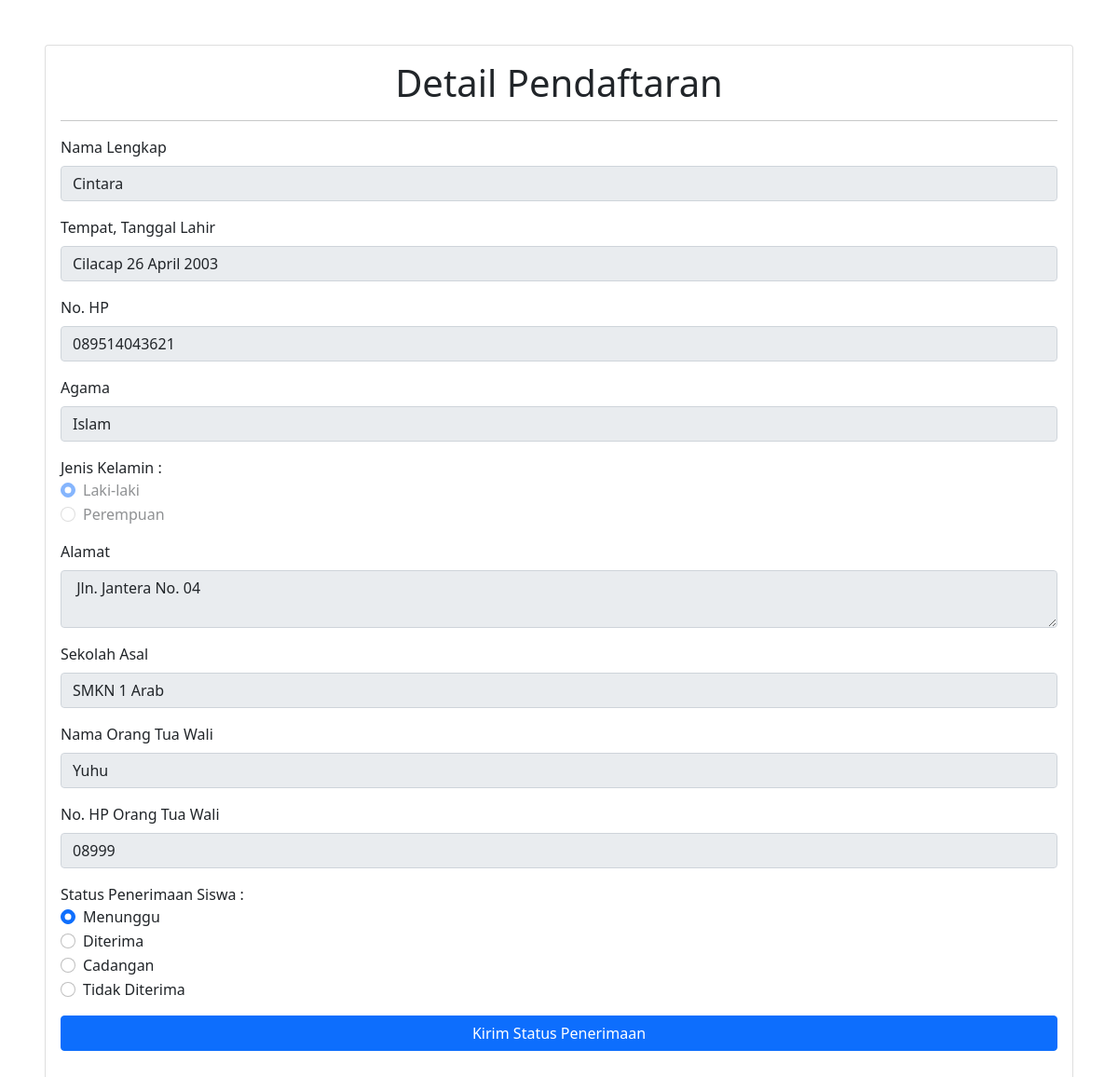
The app's page /detailpendaftaran.php/2 (signed in) with its own data.
### tables this page shows
CREATE TABLE `tb_pendaftaran` (
  `id` int(11) NOT NULL,
  `nama_lengkap` varchar(255) NOT NULL,
  `ttl` varchar(100) NOT NULL,
  `no_hp` varchar(20) NOT NULL,
  `agama` varchar(30) NOT NULL,
  `jenis_kelamin` enum('Laki-laki','Perempuan') NOT NULL,
  `alamat` text NOT NULL,
  `sekolah_asal` varchar(100) NOT NULL,
  `nama_wali` varchar(255) NOT NULL,
  `no_hp_wali` varchar(20) NOT NULL,
  `status_penerimaan` enum('Menunggu','Diterima','Cadangan','Tidak Diterima') NOT NULL
);

### detailpendaftaran.php (the view, shortened to what this page needs)
<?php
require 'koneksi.php';
$id = explode('/', $_SERVER["REQUEST_URI"])[3];
$sql = "SELECT * FROM tb_pendaftaran WHERE id = $id";
$query = mysqli_query($conn, $sql);
$data  = mysqli_fetch_assoc($query);
?>
<html>
<head>
    <link href="https://cdn.jsdelivr.net/npm/bootstrap@5.1.3/dist/css/bootstrap.min.css" rel="stylesheet">
</head>
<body>
    <div class="card m-5">
        <div class="card-body">
            <h1 class="text-center"> Detail Pendaftaran </h1>
            <hr>
            <div class="mb-3">
                <label for="nama_lengkap" class="form-label"> Nama Lengkap </label>
                <input value="<?= $data["nama_lengkap"] ?>" readonly type="text" class="form-control" id="nama_lengkap" name="nama_lengkap" placeholder="Masukkan nama lengkap anda...">
            </div>
            <div class="mb-3">
                <label for="ttl" class="form-label"> Tempat, Tanggal Lahir </label>
                <input value="<?= $data["ttl"] ?>" readonly type="text" class="form-control" id="ttl" name="ttl" placeholder="Masukkan tempat dan tanggal lahir anda...">
            </div>
            <div class="mb-3">
                <label for="no_hp" class="form-label"> No. HP </label>
                <input value="<?= $data["no_hp"] ?>" readonly type="text" class="form-control" id="no_hp" name="no_hp" placeholder="Masukkan nomor hp anda...">
            </div>
            <div class="mb-3">
                <label for="agama" class="form-label"> Agama </label>
                <input value="<?= $data["agama"] ?>" readonly type="text" class="form-control" id="agama" name="agama" placeholder="Masukkan agama anda...">
            </div>
            <div class="mb-3">
                <label> Jenis Kelamin : </label>
                <div class="form-check">
                    <input <?= $data["jenis_kelamin"] == "Laki-laki" ? "checked" : "" ?> disabled class="form-check-input" type="radio" name="jenis_kelamin" id="laki" value="Laki-laki">
                    <label class="form-check-label" for="laki">
                        Laki-laki
                    </label>
                </div>
                <div class="form-check">
                    <input <?= $data["jenis_kelamin"] == "Perempuan" ? "checked" : "" ?> disabled class="form-check-input" type="radio" name="jenis_kelamin" id="perempuan" value="Perempuan">
                    <label class="form-check-label" for="perempuan">
                        Perempuan
                    </label>
                </div>
            </div>
            <div class="mb-3">
                <label for="alamat" class="form-label"> Alamat </label>
                <textarea readonly placeholder="Masukkan alamat anda..." class="form-control" id="alamat" name="alamat"> <?= $data["alamat"] ?> </textarea>
            </div>
            <div class="mb-3">
                <label for="sekolah_asal" class="form-label"> Sekolah Asal </label>
                <input value="<?= $data["sekolah_asal"] ?>" readonly type="text" class="form-control" id="sekolah_asal" name="sekolah_asal" placeholder="Masukkan sekolah asal anda...">
            </div>
            <div class="mb-3">
                <label for="nama_wali" class="form-label"> Nama Orang Tua Wali </label>
                <input value="<?= $data["nama_wali"] ?>" readonly type="text" class="form-control" id="nama_wali" name="nama_wali" placeholder="Masukkan nama orang tua wali anda...">
            </div>
            <div class="mb-3">
                <label for="no_hp_wali" class="form-label"> No. HP Orang Tua Wali </label>
                <input value="<?= $data["no_hp_wali"] ?>" readonly type="text" class="form-control" id="no_hp_wali" name="no_hp_wali" placeholder="Masukkan nomor hp wali anda...">
            </div>
            <form method="POST" action="http://localhost/serkom/proses/proses_statuspenerimaan.php">
                <div class="mb-3">
                    <label> Status Penerimaan Siswa : </label>
                    <div class="form-check">
                        <input <?= $data["status_penerimaan"] == "Menunggu" ? "checked" : "" ?> class="form-check-input" type="radio" name="status_penerimaan" id="menunggu" value="Menunggu">
                        <label class="form-check-label" for="menunggu">
                            Menunggu
                        </label>
                    </div>
                    <div class="form-check">
                        <input <?= $data["status_penerimaan"] == "Diterima" ? "checked" : "" ?> class="form-check-input" type="radio" name="status_penerimaan" id="diterima" value="Diterima">
                        <label class="form-check-label" for="diterima">
                            Diterima
                        </label>
                    </div>
                    <div class="form-check">
                        <input <?= $data["status_penerimaan"] == "Cadangan" ? "checked" : "" ?> class="form-check-input" type="radio" name="status_penerimaan" id="cadangan" value="Cadangan">
                        <label class="form-check-label" for="cadangan">
                            Cadangan
                        </label>
                    </div>
                    <div class="form-check">
                        <input <?= $data["status_penerimaan"] == "Tidak Diterima" ? "checked" : "" ?> class="form-check-input" type="radio" name="status_penerimaan" id="tidak_diterima" value="Tidak Diterima">
                        <label class="form-check-label" for="tidak_diterima">
                            Tidak Diterima
                        </label>
                    </div>
                </div>
                <div class="d-flex">
                    <input readonly type="submit" class="btn btn-primary flex-fill" value="Kirim Status Penerimaan">
                </div>
            </form>
        </div>
    </div>
</body>
</html>

### records on screen
tb_pendaftaran: nama_lengkap "Cintara", ttl "Cilacap 26 April 2003", no_hp "089514043621", agama "Islam", jenis_kelamin "☑ Laki-laki", jenis_kelamin "☐ Perempuan", alamat "Jln. Jantera No. 04", sekolah_asal "SMKN 1 Arab", nama_wali "Yuhu", no_hp_wali "08999", status_penerimaan "☑ Menunggu", status_penerimaan "☐ Diterima", status_penerimaan "☐ Cadangan", status_penerimaan "☐ Tidak Diterima"
